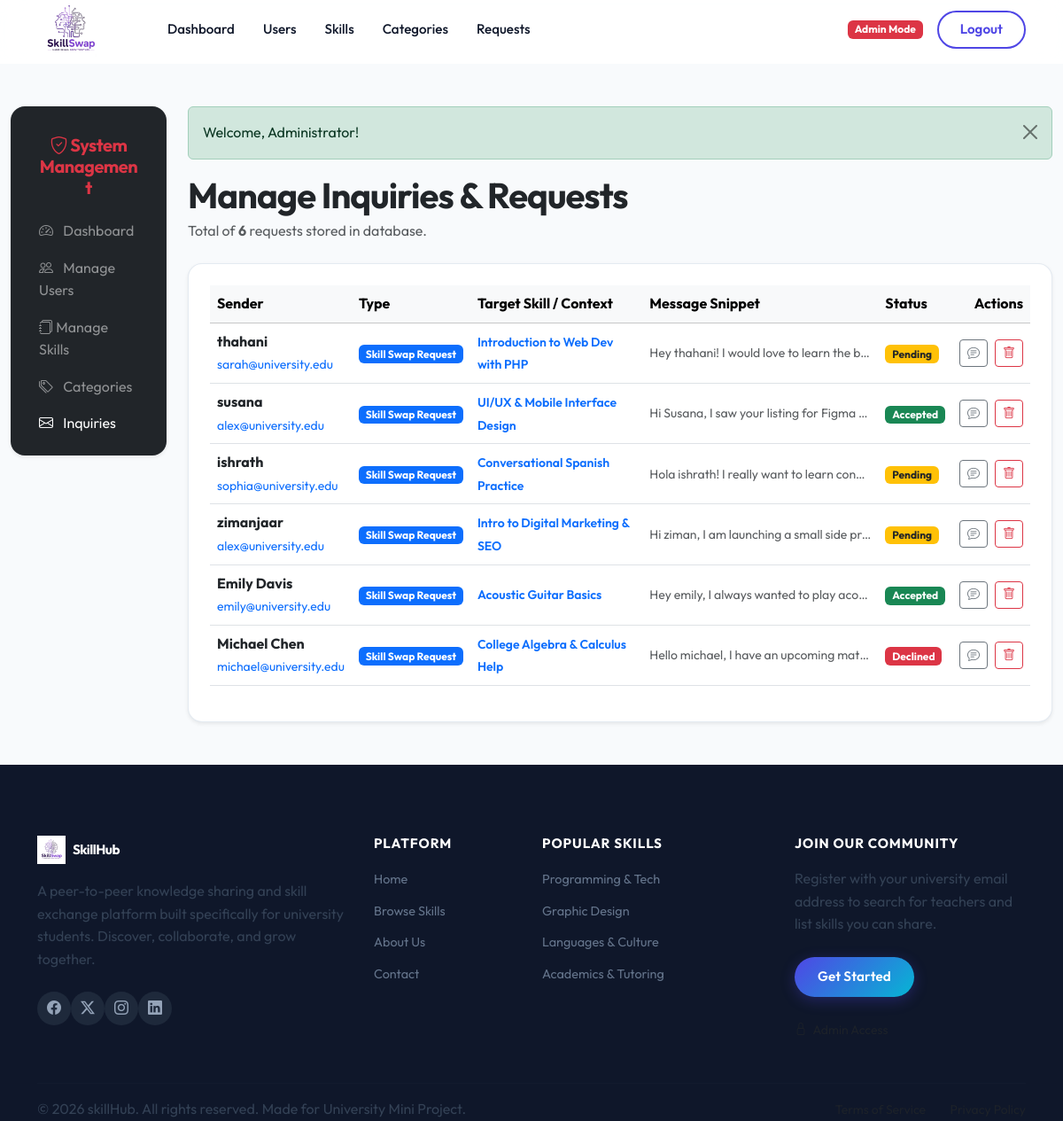
The app's page /admin/requests.php (signed in) with its own data.
### tables this page shows
CREATE TABLE IF NOT EXISTS `contact_requests` (
  `id` INT AUTO_INCREMENT PRIMARY KEY,
  `skill_id` INT DEFAULT NULL,
  `sender_name` VARCHAR(100) NOT NULL,
  `sender_email` VARCHAR(100) NOT NULL,
  `message` TEXT NOT NULL,
  `status` ENUM('Pending', 'Accepted', 'Declined') DEFAULT 'Pending',
  `created_at` TIMESTAMP DEFAULT CURRENT_TIMESTAMP,
  FOREIGN KEY (`skill_id`) REFERENCES `skills`(`id`) ON DELETE CASCADE
);

CREATE TABLE IF NOT EXISTS `skills` (
  `id` INT AUTO_INCREMENT PRIMARY KEY,
  `user_id` INT NOT NULL,
  `title` VARCHAR(100) NOT NULL,
  `description` TEXT NOT NULL,
  `category_id` INT NOT NULL,
  `level` ENUM('Beginner', 'Intermediate', 'Advanced') NOT NULL,
  `availability` VARCHAR(100) NOT NULL,
  `created_at` TIMESTAMP DEFAULT CURRENT_TIMESTAMP,
  FOREIGN KEY (`user_id`) REFERENCES `users`(`id`) ON DELETE CASCADE,
  FOREIGN KEY (`category_id`) REFERENCES `categories`(`id`) ON DELETE CASCADE
);

### admin/requests.php (the view, shortened to what this page needs)
<?php
require_once '../includes/db.php';
require_once '../includes/auth.php';
$requests = [];
try {
    $requests = $pdo->query("SELECT cr.*, s.title as skill_title
                             FROM contact_requests cr
                             LEFT JOIN skills s ON cr.skill_id = s.id
                             ORDER BY cr.created_at DESC")->fetchAll();
} catch (PDOException $e) {
}
require_once '../includes/header.php';
require_once '../includes/navbar.php';
?>
<div class="container-fluid my-5">
    <div class="row">
        <div class="col-lg-2 mb-4">
            <div class="card card-premium p-3 bg-dark text-white border-0 shadow-sm">
                <div class="card-header bg-transparent border-0 text-center py-3">
                    <h5 class="fw-bold mb-0 text-danger"><i class="bi bi-shield-check"></i> System Management</h5>
                </div>
                <div class="list-group list-group-flush bg-transparent">
                    <a href="dashboard.php" class="list-group-item list-group-item-action bg-transparent text-white-50 border-0 py-2"><i class="bi bi-speedometer2 me-2"></i> Dashboard</a>
                    <a href="users.php" class="list-group-item list-group-item-action bg-transparent text-white-50 border-0 py-2"><i class="bi bi-people me-2"></i> Manage Users</a>
                    <a href="skills.php" class="list-group-item list-group-item-action bg-transparent text-white-50 border-0 py-2"><i class="bi bi-journals"></i> Manage Skills</a>
                    <a href="categories.php" class="list-group-item list-group-item-action bg-transparent text-white-50 border-0 py-2"><i class="bi bi-tags me-2"></i> Categories</a>
                    <a href="requests.php" class="list-group-item list-group-item-action bg-transparent text-white border-0 py-2 active"><i class="bi bi-envelope me-2"></i> Inquiries</a>
                </div>
            </div>
        </div>
        <div class="col-lg-10">
            <div class="d-flex justify-content-between align-items-center mb-4">
                <div>
                    <h1 class="fw-bold text-dark mb-1">Manage Inquiries & Requests</h1>
                    <p class="text-muted mb-0">Total of <strong><?php echo count($requests); ?></strong> requests stored in database.</p>
                </div>
            </div>
            <div class="card card-premium bg-white shadow-sm p-4">
                <?php if (empty($requests)): ?>
                    <div class="text-center py-5">
                        <div class="fs-1 text-muted"><i class="bi bi-envelope-open"></i></div>
                        <p class="text-muted mt-3">No contact inquiries or exchange requests exist in the database logs.</p>
                    </div>
                <?php else: ?>
                    <div class="table-responsive">
                        <table class="table table-hover align-middle">
                            <thead class="table-light">
                                <tr>
                                    <th>Sender</th>
                                    <th>Type</th>
                                    <th>Target Skill / Context</th>
                                    <th>Message Snippet</th>
                                    <th>Status</th>
                                    <th class="text-end">Actions</th>
                                </tr>
                            </thead>
                            <tbody>
                                <?php foreach ($requests as $r): ?>
                                    <tr>
                                        <td>
                                            <div class="fw-bold text-dark"><?php echo htmlspecialchars($r['sender_name']); ?></div>
                                            <small class="text-muted"><a href="mailto:<?php echo htmlspecialchars($r['sender_email']); ?>"><?php echo htmlspecialchars($r['sender_email']); ?></a></small>
                                        </td>
                                        <td>
                                            <?php if ($r['skill_id'] === null): ?>
                                                <span class="badge bg-dark">General Support</span>
                                            <?php else: ?>
                                                <span class="badge bg-primary">Skill Swap Request</span>
                                            <?php endif; ?>
                                        </td>
                                        <td>
                                            <?php if ($r['skill_id'] === null): ?>
                                                <span class="text-muted small">Contact Page Message</span>
                                            <?php else: ?>
                                                <a href="../skill-details.php?id=<?php echo $r['skill_id']; ?>" target="_blank" class="fw-semibold text-decoration-none small text-primary"><?php echo htmlspecialchars($r['skill_title']); ?></a>
                                            <?php endif; ?>
                                        </td>
                                        <td>
                                            <div class="text-muted small text-truncate" style="max-width: 250px;" title="<?php echo htmlspecialchars($r['message']); ?>">
                                                <?php echo htmlspecialchars($r['message']); ?>
                                            </div>
                                        </td>
                                        <td>
                                            <?php if ($r['status'] === 'Pending'): ?>
                                                <span class="badge bg-warning text-dark">Pending</span>
                                            <?php elseif ($r['status'] === 'Accepted'): ?>
                                                <span class="badge bg-success">Accepted</span>
                                            <?php else: ?>
                                                <span class="badge bg-danger">Declined</span>
                                            <?php endif; ?>
                                        </td>
                                        <td class="text-end">
                                            <div class="d-flex gap-2 justify-content-end">
                                                <button class="btn btn-sm btn-outline-secondary" type="button" data-bs-toggle="collapse" data-bs-target="#collapseMsg<?php echo $r['id']; ?>" aria-expanded="false" aria-controls="collapseMsg<?php echo $r['id']; ?>" title="Read Message">
                                                    <i class="bi bi-chat-text"></i>
                                                </button>
                                                <form action="requests.php" method="POST" class="d-inline">
                                                    <button type="submit" class="btn btn-sm btn-outline-danger btn-confirm-delete" data-confirm-message="Are you sure you want to delete this message log? This is permanent." title="Delete Record"><i class="bi bi-trash"></i></button>
                                                </form>
                                            </div>
                                        </td>
                                    </tr>
                                <?php endforeach; ?>
                            </tbody>
                        </table>
                    </div>
                <?php endif; ?>
            </div>
        </div>
    </div>
</div>
<?php require_once '../includes/footer.php'; ?>

### assets/css/style.css (style rules this page uses)
:root { --primary: #4f46e5; --primary-dark: #3730a3; --primary-glow: rgba(79, 70, 229, 0.18); --secondary: #6271a4; --accent: #06b6d4; --success: #22c55e; --warning: #f59e0b; --text-dark: #0f172a; --text-body: #334155; --text-muted: #64748b; --text-light: #94a3b8; --bg-light: #f8fafc; --bg-white: #ffffff; --border-color: rgba(226, 232, 240, 0.9); --glass-bg: rgba(255, 255, 255, 0.88); --glass-border: rgba(255, 255, 255, 0.45); --gradient-primary: linear-gradient(135deg, #4f46e5 0%, #06b6d4 100%); --gradient-secondary: linear-gradient(135deg, #0284c7 0%, #4f46e5 100%); --gradient-soft: linear-gradient(135deg, rgba(79, 70, 229, 0.05) 0%, rgba(6, 182, 212, 0.05) 100%); --gradient-hero: linear-gradient(145deg, #eef2ff 0%, #f0fdff 50%, #e0f2fe 100%); --gradient-cta: linear-gradient(135deg, #1e3a8a 0%, #4f46e5 50%, #0284c7 100%); --shadow-xs: 0 1px 3px rgba(0, 0, 0, 0.05); --shadow-sm: 0 4px 12px rgba(79, 70, 229, 0.08); --shadow-md: 0 10px 28px rgba(79, 70, 229, 0.14); --shadow-lg: 0 20px 48px rgba(79, 70, 229, 0.18); --radius-sm: 10px; --radius-md: 16px; --radius-lg: 24px; --radius-xl: 32px; --navbar-h: 72px; --transition: 0.3s cubic-bezier(0.16, 1, 0.3, 1); }
*, *::before, *::after { box-sizing: border-box; margin: 0; padding: 0; }
html { scroll-behavior: smooth; }
body { font-family: 'Outfit', sans-serif; background-color: var(--bg-light); color: var(--text-body); min-height: 100vh; display: flex; flex-direction: column; overflow-x: hidden; line-height: 1.6; padding-top: var(--navbar-h); }
h1, h2, h3, h4, h5, h6 { font-weight: 700; letter-spacing: -0.025em; color: var(--text-dark); line-height: 1.2; }
p { color: var(--text-body); }
a { text-decoration: none; }
.card-premium { background: white; border: 1px solid var(--border-color); border-radius: var(--radius-md); box-shadow: var(--shadow-xs); transition: all var(--transition); overflow: hidden; }

### records on screen
contact_requests: sender_name "thahani", sender_email "sarah@university.edu", shows "Skill Swap Request", skill.title "Introduction to Web Dev with PHP", message "Hey thahani! I would love to learn the b…", status "Pending"
contact_requests: sender_name "susana", sender_email "alex@university.edu", shows "Skill Swap Request", skill.title "UI/UX & Mobile Interface Design", message "Hi Susana, I saw your listing for Figma…", status "Accepted"
contact_requests: sender_name "ishrath", sender_email "sophia@university.edu", shows "Skill Swap Request", skill.title "Conversational Spanish Practice", message "Hola ishrath! I really want to learn con…", status "Pending"
contact_requests: sender_name "zimanjaar", sender_email "alex@university.edu", shows "Skill Swap Request", skill.title "Intro to Digital Marketing & SEO", message "Hi ziman, I am launching a small side pr…", status "Pending"
contact_requests: sender_name "Emily Davis", sender_email "emily@university.edu", shows "Skill Swap Request", skill.title "Acoustic Guitar Basics", message "Hey emily, I always wanted to play aco…", status "Accepted"
contact_requests: sender_name "Michael Chen", sender_email "michael@university.edu", shows "Skill Swap Request", skill.title "College Algebra & Calculus Help", message "Hello michael, I have an upcoming mat…", status "Declined"

### other values on screen
$msg['text'] "Welcome, Administrator!"
count($requests) "6"
